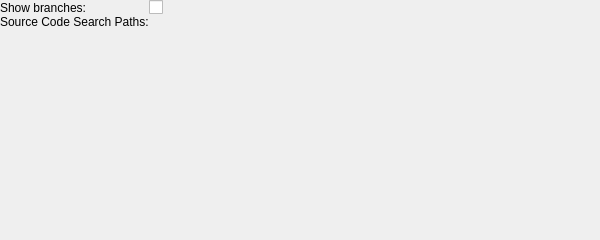
<?xml version="1.0" encoding="UTF-8"?>
<ui version="4.0">
 <class>DisassemblySettingsPage</class>
 <widget class="QWidget" name="DisassemblySettingsPage">
  <property name="geometry">
   <rect>
    <x>0</x>
    <y>0</y>
    <width>600</width>
    <height>240</height>
   </rect>
  </property>
  <property name="windowTitle">
   <string>Form</string>
  </property>
  <layout class="QFormLayout" name="formLayout">
   <property name="horizontalSpacing">
    <number>0</number>
   </property>
   <property name="verticalSpacing">
    <number>0</number>
   </property>
   <property name="leftMargin">
    <number>0</number>
   </property>
   <property name="topMargin">
    <number>0</number>
   </property>
   <property name="rightMargin">
    <number>0</number>
   </property>
   <property name="bottomMargin">
    <number>0</number>
   </property>
   <item row="1" column="0">
    <widget class="QLabel" name="label">
     <property name="text">
      <string>Source Code Search Paths:</string>
     </property>
    </widget>
   </item>
   <item row="1" column="1">
    <widget class="KEditListWidget" name="sourcePaths">
     <property name="buttons">
      <set>KEditListWidget::All</set>
     </property>
    </widget>
   </item>
   <item row="0" column="0">
    <widget class="QLabel" name="label_2">
     <property name="text">
      <string>Show branches:</string>
     </property>
    </widget>
   </item>
   <item row="0" column="1">
    <widget class="QCheckBox" name="showBranches">
     <property name="text">
      <string/>
     </property>
    </widget>
   </item>
  </layout>
 </widget>
 <customwidgets>
  <customwidget>
   <class>KEditListWidget</class>
   <extends>QWidget</extends>
   <header>keditlistwidget.h</header>
  </customwidget>
 </customwidgets>
 <resources/>
 <connections/>
</ui>
